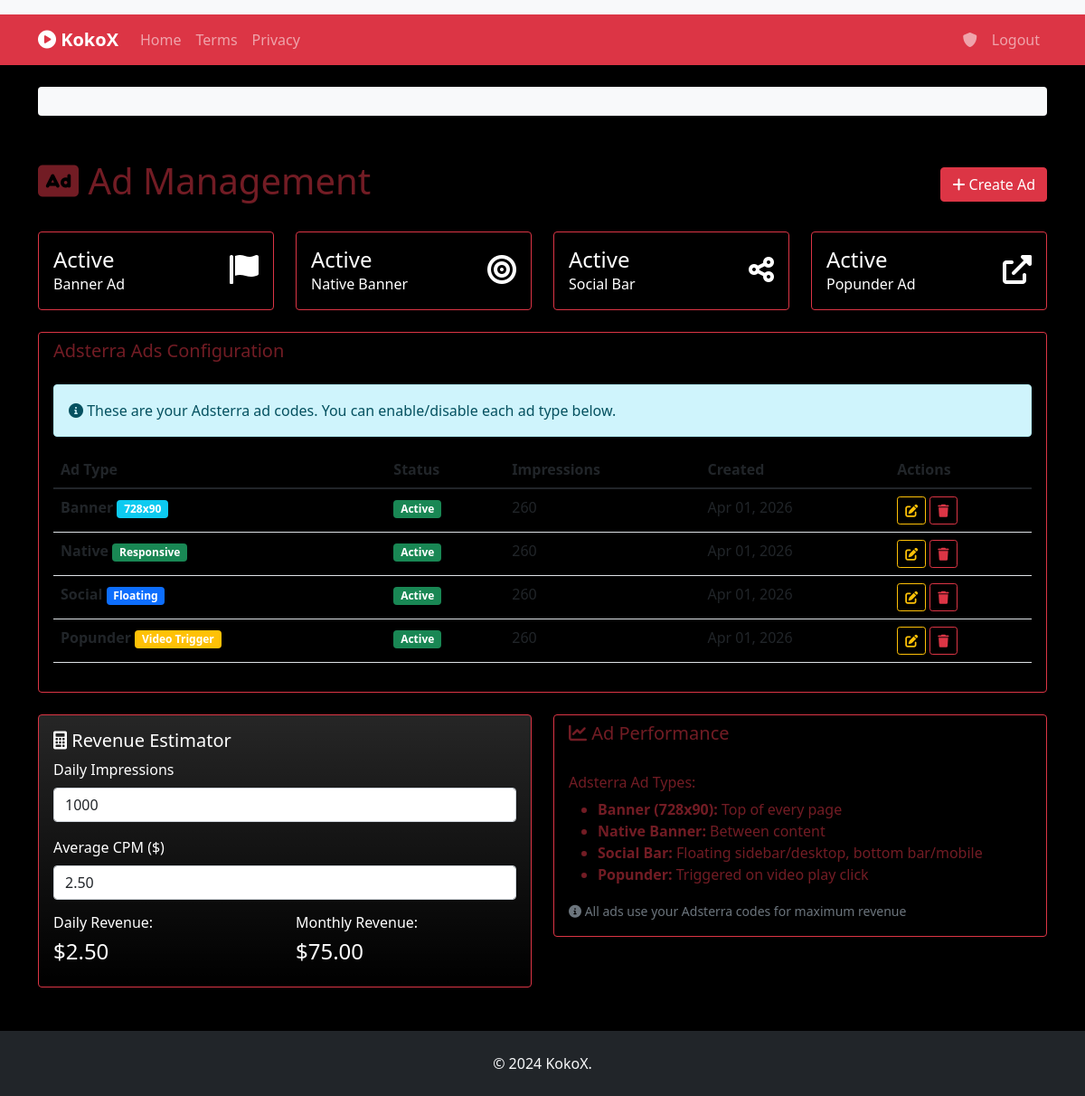
The app's page /admin/ads (signed in), older data.
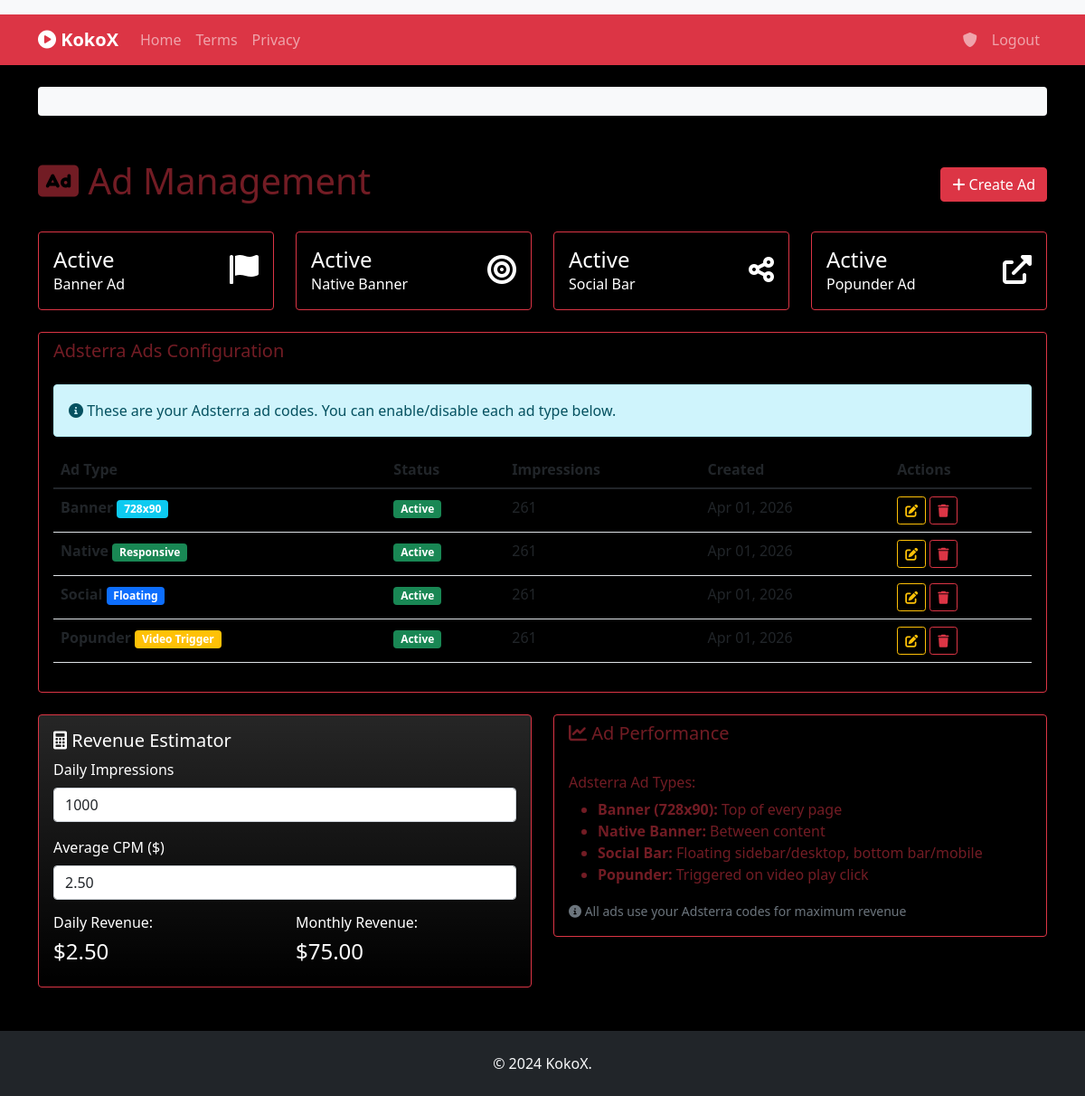
The same page, newer data.
### app.py (models this page shows)
class WebsiteConfig(db.Model):
    id = db.Column(db.Integer, primary_key=True)
    key = db.Column(db.String(100), unique=True, nullable=False)
    value = db.Column(db.Text)
    description = db.Column(db.String(200))
    created_at = db.Column(db.DateTime, default=datetime.utcnow)
    updated_at = db.Column(db.DateTime, default=datetime.utcnow, onupdate=datetime.utcnow)

class Ad(db.Model):
    id = db.Column(db.Integer, primary_key=True)
    name = db.Column(db.String(100), nullable=False)
    type = db.Column(db.String(20), nullable=False)  # 'banner', 'native', 'social', 'popunder'
    code = db.Column(db.Text)  # Adsterra code
    is_active = db.Column(db.Boolean, default=True)
    impressions = db.Column(db.Integer, default=0)
    created_at = db.Column(db.DateTime, default=datetime.utcnow)
    banner_code = db.Column(db.Text, default='''<script>
  atOptions = {
    'key' : '8222901a4a0a0abca1bf6e66669f066d',
    'format' : 'iframe',
    'height' : 90,
    'width' : 728,
    'params' : {}
  };
</script>
<script src="https://www.highperformanceformat.com/8222901a4a0a0abca1bf6e66669f066d/invoke.js"></script>''')
    native_code = db.Column(db.Text, default='''<script async="async" data-cfasync="false" src="https://pl27495792.profitablecpmratenetwork.com/8e51db288c92c2ddbe02fec1d76fb9ae/invoke.js"></script>
<div id="container-8e51db288c92c2ddbe02fec1d76fb9ae"></div>''')
    social_code = db.Column(db.Text, default='''<script src="https://pl27495784.profitablecpmratenetwork.com/b0/db/62/b0db62ad1f1a1d4102ccae80a8ecdf4a.js"></script>''')
    popunder_code = db.Column(db.Text, default='''<script src="https://pl27466028.profitablecpmratenetwork.com/1c/ec/ba/1cecba33959a73dc0225a98248e1e330.js"></script>''')

### app.py (the view)
@app.route('/admin/ads')
@login_required
def manage_ads():
    if not current_user.is_admin:
        flash('Access denied.')
        return redirect(url_for('index'))
    ads_list = Ad.query.all()
    ads_dict = {}
    for ad in ads_list:
        ads_dict[ad.type] = ad
    return render_template('ads.html', ads=ads_dict)

### app.py (called while the page is built)
@login_manager.user_loader
def load_user(user_id):
    return User.query.get(int(user_id))

@app.context_processor
def inject_theme():
    active_theme = Theme.query.filter_by(is_active=True).first()
    configs = WebsiteConfig.query.all()
    config_dict = {config.key: config.value for config in configs}
    categories = Category.query.order_by(Category.display_name.asc()).all()
    return {
        'active_theme': active_theme,
        'configs': config_dict,
        'categories': categories
    }

@app.context_processor
def inject_ads():
    ads = Ad.query.filter_by(is_active=True).all()
    ad_codes = {}
    for ad in ads:
        ad_codes[ad.type] = ad
    for ad in ads:
        ad.impressions += 1
        db.session.commit()
    return {'ads': ad_codes}

### templates/ads.html (shortened to what this page needs)
{% extends "base.html" %}
{% block content %}
<div class="row">
    <div class="col-12">
        <div class="d-flex justify-content-between align-items-center mb-4">
            <h1><i class="fas fa-ad"></i> Ad Management</h1>
            <a href="{{ url_for('create_ad') }}" class="btn btn-primary">
                <i class="fas fa-plus"></i> Create Ad
            </a>
        </div>
    </div>
</div>
<div class="row mb-4">
    <div class="col-md-3">
        <div class="card bg-primary text-white">
            <div class="card-body">
                <div class="d-flex align-items-center">
                    <div class="flex-grow-1">
                        <h4 class="mb-0">{% if ads.banner %}Active{% else %}Inactive{% endif %}</h4>
                        <p class="mb-0">Banner Ad</p>
                    </div>
                    <div>
                        <i class="fas fa-flag fa-2x"></i>
                    </div>
                </div>
            </div>
        </div>
    </div>
    <div class="col-md-3">
        <div class="card bg-success text-white">
            <div class="card-body">
                <div class="d-flex align-items-center">
                    <div class="flex-grow-1">
                        <h4 class="mb-0">{% if ads.native %}Active{% else %}Inactive{% endif %}</h4>
                        <p class="mb-0">Native Banner</p>
                    </div>
                    <div>
                        <i class="fas fa-bullseye fa-2x"></i>
                    </div>
                </div>
            </div>
        </div>
    </div>
    <div class="col-md-3">
        <div class="card bg-info text-white">
            <div class="card-body">
                <div class="d-flex align-items-center">
                    <div class="flex-grow-1">
                        <h4 class="mb-0">{% if ads.social %}Active{% else %}Inactive{% endif %}</h4>
                        <p class="mb-0">Social Bar</p>
                    </div>
                    <div>
                        <i class="fas fa-share-alt fa-2x"></i>
                    </div>
                </div>
            </div>
        </div>
    </div>
    <div class="col-md-3">
        <div class="card bg-warning text-white">
            <div class="card-body">
                <div class="d-flex align-items-center">
                    <div class="flex-grow-1">
                        <h4 class="mb-0">{% if ads.popunder %}Active{% else %}Inactive{% endif %}</h4>
                        <p class="mb-0">Popunder Ad</p>
                    </div>
                    <div>
                        <i class="fas fa-external-link-alt fa-2x"></i>
                    </div>
                </div>
            </div>
        </div>
    </div>
</div>
<div class="row">
    <div class="col-12">
        <div class="card">
            <div class="card-header">
                <h5 class="mb-0">Adsterra Ads Configuration</h5>
            </div>
            <div class="card-body">
                <div class="alert alert-info">
                    <i class="fas fa-info-circle"></i> These are your Adsterra ad codes. You can enable/disable each ad type below.
                </div>
                {% if ads %}
                <div class="table-responsive">
                    <table class="table table-striped">
                        <thead>
                            <tr>
                                <th>Ad Type</th>
                                <th>Status</th>
                                <th>Impressions</th>
                                <th>Created</th>
                                <th>Actions</th>
                            </tr>
                        </thead>
                        <tbody>
                            {% for ad_type, ad in ads.items() %}
                            {% if ad %}
                            <tr>
                                <td>
                                    <strong>{{ ad_type.title() }}</strong>
                                    {% if ad_type == 'banner' %}
                                    <span class="badge bg-info">728x90</span>
                                    {% elif ad_type == 'native' %}
                                    <span class="badge bg-success">Responsive</span>
                                    {% elif ad_type == 'social' %}
                                    <span class="badge bg-primary">Floating</span>
                                    {% elif ad_type == 'popunder' %}
                                    <span class="badge bg-warning">Video Trigger</span>
                                    {% endif %}
                                </td>
                                <td>
                                    {% if ad.is_active %}
                                    <span class="badge bg-success">Active</span>
                                    {% else %}
                                    <span class="badge bg-secondary">Inactive</span>
                                    {% endif %}
                                </td>
                                <td>{{ "{:,}".format(ad.impressions) }}</td>
                                <td>{{ ad.created_at.strftime('%b %d, %Y') }}</td>
                                <td>
                                    <a href="{{ url_for('edit_ad', ad_id=ad.id) }}" class="btn btn-sm btn-outline-warning">
                                        <i class="fas fa-edit"></i>
                                    </a>
                                    <button class="btn btn-sm btn-outline-danger" onclick="deleteAd({{ ad.id|safe }})">
                                        <i class="fas fa-trash"></i>
                                    </button>
                                </td>
                            </tr>
                            {% endif %}
                            {% endfor %}
                        </tbody>
                    </table>
                </div>
                {% endif %}
            </div>
        </div>
    </div>
</div>
<div class="row mt-4">
    <div class="col-md-6">
        <div class="card bg-gradient" style="background: linear-gradient(45deg, #667eea 0%, #764ba2 100%); color: white;">
            <div class="card-body">
                <h5><i class="fas fa-calculator"></i> Revenue Estimator</h5>
                <div class="mb-3">
                    <label class="form-label">Daily Impressions</label>
                    <input type="number" class="form-control" id="dailyImpressions" value="1000">
                </div>
                <div class="mb-3">
                    <label class="form-label">Average CPM ($)</label>
                    <input type="number" class="form-control" id="avgCPM" value="2.50" step="0.01">
                </div>
                <div class="row">
                    <div class="col-6">
                        <h6>Daily Revenue:</h6>
                        <h4 id="dailyRevenue">$2.50</h4>
                    </div>
                    <div class="col-6">
                        <h6>Monthly Revenue:</h6>
                        <h4 id="monthlyRevenue">$75.00</h4>
                    </div>
                </div>
            </div>
        </div>
    </div>
    <div class="col-md-6">
        <div class="card">
            <div class="card-header">
                <h5><i class="fas fa-chart-line"></i> Ad Performance</h5>
            </div>
            <div class="card-body">
                <h6>Adsterra Ad Types:</h6>
                <ul>
                    <li><strong>Banner (728x90):</strong> Top of every page</li>
                    <li><strong>Native Banner:</strong> Between content</li>
                    <li><strong>Social Bar:</strong> Floating sidebar/desktop, bottom bar/mobile</li>
                    <li><strong>Popunder:</strong> Triggered on video play click</li>
                </ul>
                <div class="mt-3">
                    <small class="text-muted">
                        <i class="fas fa-info-circle"></i> All ads use your Adsterra codes for maximum revenue
                    </small>
                </div>
            </div>
        </div>
    </div>
</div>
{% endblock %}

### templates/base.html (shortened to what this page needs)
<!DOCTYPE html>
<html lang="en">
<head>
    <link href="https://cdn.jsdelivr.net/npm/bootstrap@5.1.3/dist/css/bootstrap.min.css" rel="stylesheet">
    <link href="https://cdnjs.cloudflare.com/ajax/libs/font-awesome/6.0.0/css/all.min.css" rel="stylesheet">
</head>
<body>
    {% if ads.banner %}
    <div class="container-fluid bg-light py-2">
    </div>
    {% endif %}
    <nav class="navbar navbar-expand-lg navbar-dark bg-dark">
        <div class="container">
            <a class="navbar-brand" href="{{ url_for('index') }}">
                <i class="fas fa-play-circle"></i> {{ configs.get('site_title', 'KokoX').split(' - ')[0] }}
            </a>
            <div class="collapse navbar-collapse" id="navbarNav">
                <ul class="navbar-nav me-auto mb-2 mb-lg-0">
                    <li class="nav-item">
                        <a class="nav-link" href="{{ url_for('index') }}">Home</a>
                    </li>
                    <li class="nav-item">
                        <a class="nav-link" href="{{ url_for('terms') }}">Terms</a>
                    </li>
                    <li class="nav-item">
                        <a class="nav-link" href="{{ url_for('privacy') }}">Privacy</a>
                    </li>
                </ul>
                <ul class="navbar-nav">
                    {% if current_user.is_authenticated and current_user.is_admin %}
                    <li class="nav-item">
                        <a class="nav-link" href="{{ url_for('admin') }}">
                            <i class="fas fa-shield-alt"></i>
                        </a>
                    </li>
                    <li class="nav-item">
                        <a class="nav-link" href="{{ url_for('logout') }}">Logout</a>
                    </li>
                    {% else %}
                    <li class="nav-item">
                        <a class="nav-link" href="{{ url_for('login') }}">
                            <i class="fas fa-shield-alt"></i>
                        </a>
                    </li>
                    {% endif %}
                </ul>
            </div>
        </div>
    </nav>
    {% if ads.native and ads.native.is_active %}
    <div class="container mt-4">
        <div class="native-ad bg-light rounded p-3">
        </div>
    </div>
    {% endif %}
    <main class="container mt-4">
        {% block content %}{% endblock %}
    </main>
    <footer class="bg-dark text-light py-4 mt-5">
        <div class="container text-center">
            <p class="mb-0">{{ configs.get('footer_text', ' 2024 KokoX. All rights reserved.') }}</p>
        </div>
    </footer>
</body>
</html>

### templates/base.html (style rules this page uses)
body { overflow-x: hidden !important; }

Row changes from the older to the newer data that the page shows:
changed Ad "Banner": impressions "260" → "261"
changed Ad "Native": impressions "260" → "261"
changed Ad "Social": impressions "260" → "261"
changed Ad "Popunder": impressions "260" → "261"
